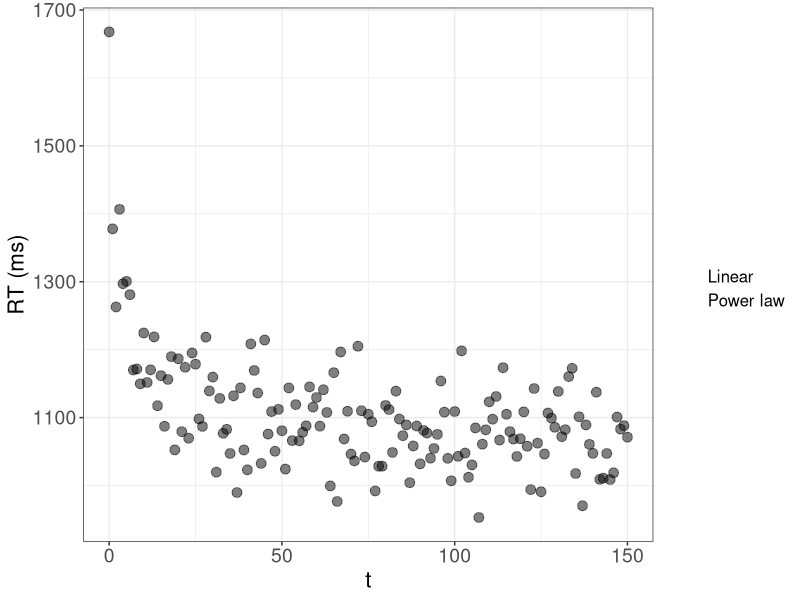
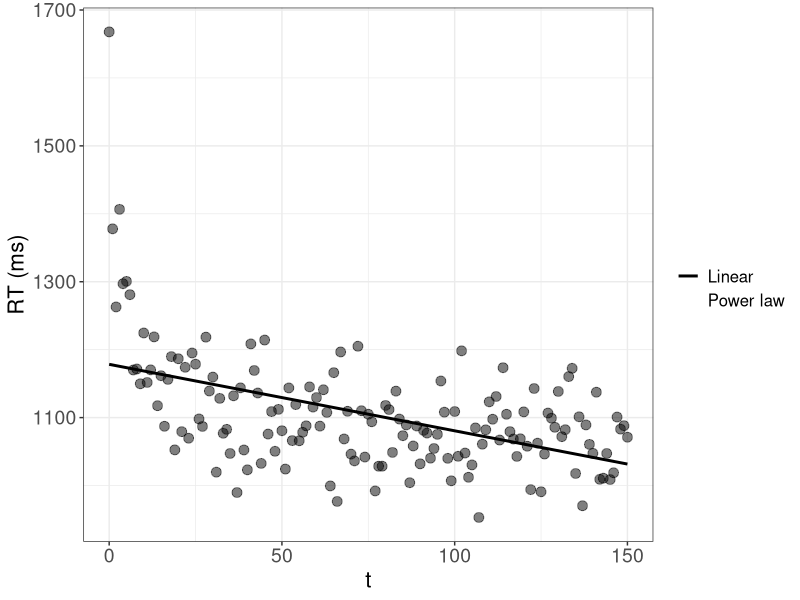
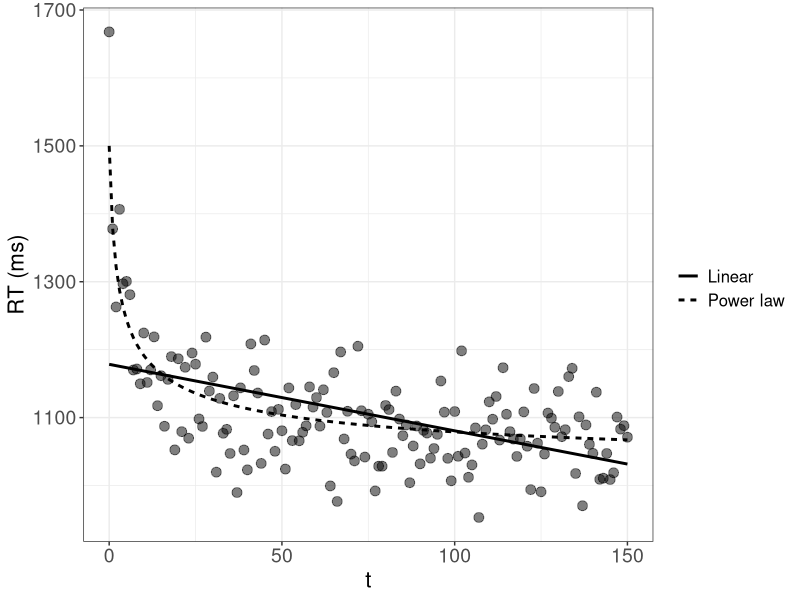
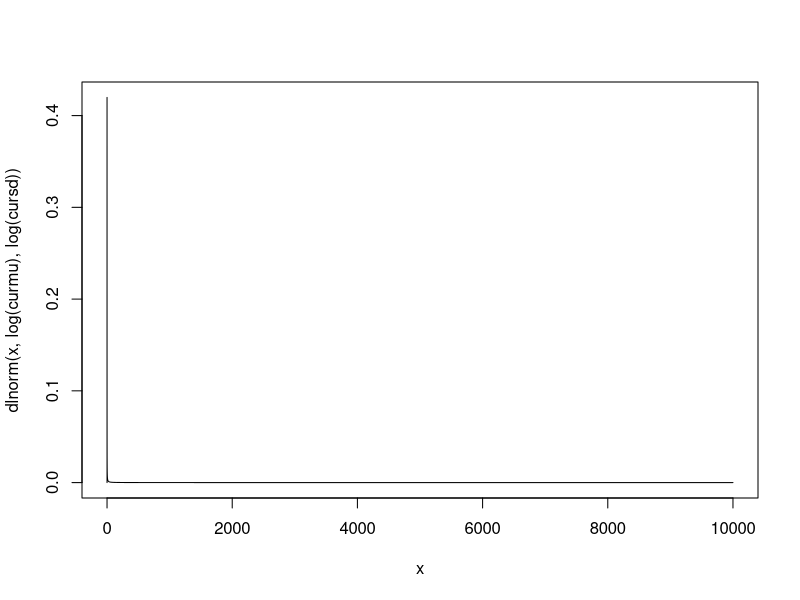
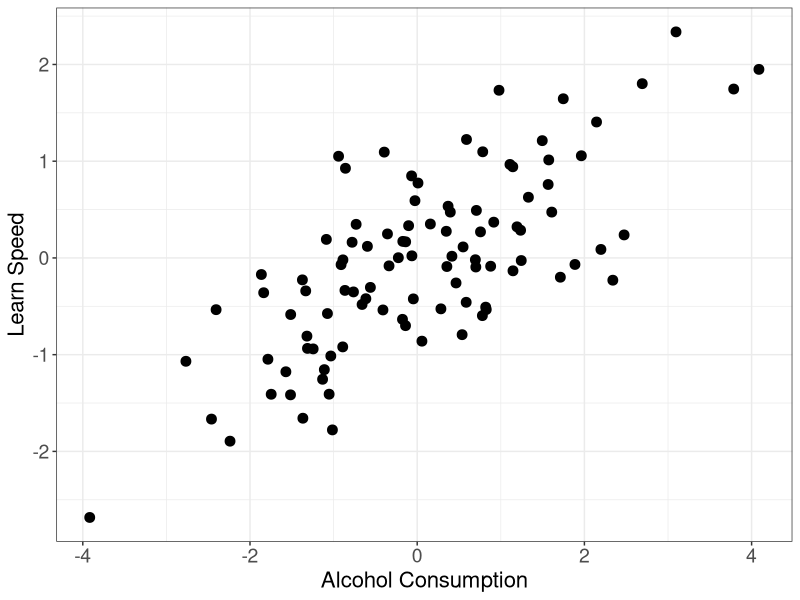
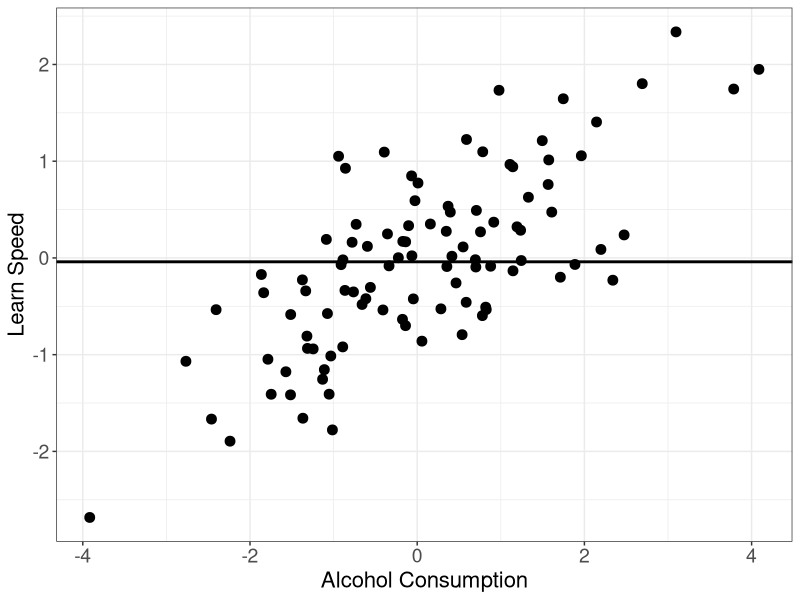
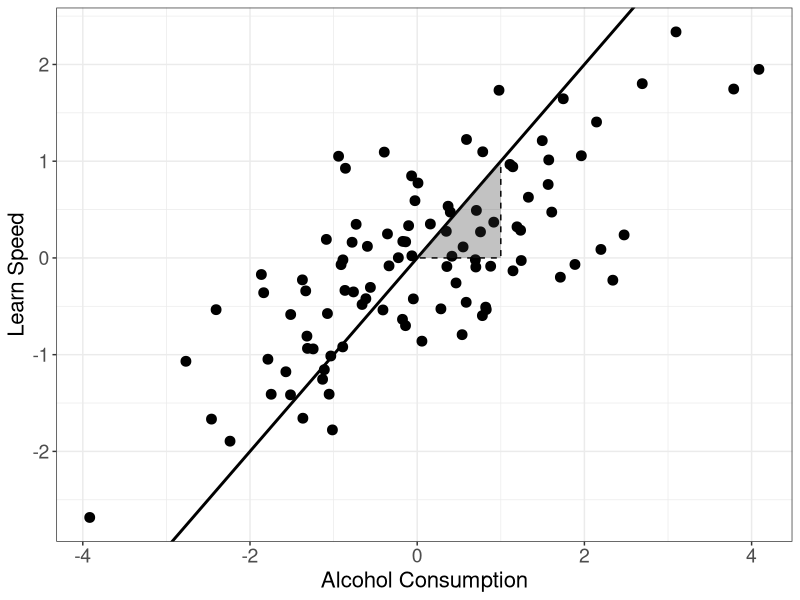
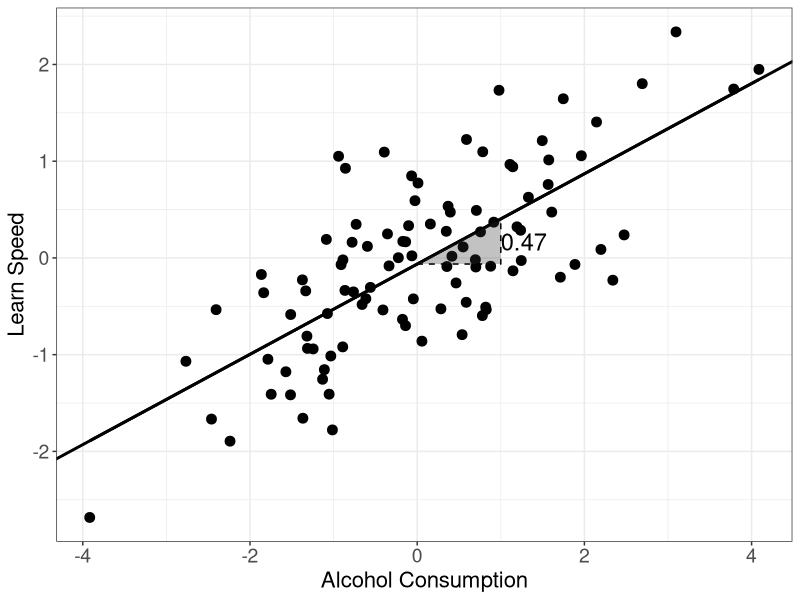

Recreate these plots in R, in order.
## ---- chunk 1
library(dplyr)  # basic package for changing data structures.

library(ggplot2)  # important package for plotting.

thlg <- theme(axis.title = element_text(size = 16),
              axis.text = element_text(size = 14),
              legend.title = element_text(size = 14),
              legend.text = element_text(size = 12))
## ---- chunk 2

# Forgetting data:
  N <- 150
  t <- 0:N

  # Power:
    Ap <- 1000
    Bp <- 500
    bet <- 0.4
  
    RTp <- Ap + Bp * (t + 1)^(-bet) + rnorm(N + 1, 0, 50)

  # Exponential:
    Ae <- 1000
    Be <- 500
    alp <- 0.6
  
    RTe <- Ae + Be * exp(-alp * t) + rnorm(N + 1, 0, 50)

  # Linear:

# Plotting:
  pow_lin_dat <- data.frame(t = t, RTp = RTp, RTe = RTe,
              pred_p = Ap + Bp * (t + 1)^(-bet),
              pred_e = Ae + Be * exp(-alp * t)) %>%
    ggplot(aes(x = t)) +
    geom_point(aes(y = RTp), size = 3, alpha = 0.5) +
    labs(y = "RT (ms)", linetype = "") +
    geom_line(aes(y = pred_p, linetype = "Power law"), linewidth = 1, color = NA) +
    # geom_line(aes(y = pred_e, linetype = "Exponetial law"), linewidth = 1) +
    # Linear:
    geom_smooth(aes(y = RTp, linetype = "Linear"), method = "lm", se = FALSE, linewidth = 1, color = NA) +
    theme_bw() +
    thlg

  pow_lin_dat

  ggsave("_figures/pow_lin_dat.png", height = 12, width = 16, unit = "cm")


  pow_lin <- pow_lin_dat +
    # geom_line(aes(y = pred_e, linetype = "Exponetial law"), linewidth = 1) +
    # Linear:
    geom_smooth(aes(y = RTp, linetype = "Linear"), method = "lm", se = FALSE, linewidth = 1, color = "black")

  
  pow_lin
  ggsave("_figures/lin.png", height = 12, width = 16, unit = "cm")


  pow_lin +
    geom_line(aes(y = pred_p, linetype = "Power law"), linewidth = 1)

  ggsave("_figures/pow_lin.png", height = 12, width = 16, unit = "cm")

## ---- chunk 3
# Average tax cut of $ 1,083 
# 
# But: 80% receive less than this cut, half (around 45 Million people) receive less than $ 100, $ 30,127 for the top 1%

# Try with lognormal:
  curmu <- 0.01
  cursd <- 10000
  
  x <- seq(0, curmu + cursd, by = 0.1)
  plot(x, dlnorm(x, log(curmu), log(cursd)), type = "l")
  
  
  1- plnorm(c(30127), log(curmu), log(cursd))
  plnorm(c(1083, 100), log(curmu), log(cursd))
  
  # Target probabilities:
  c(0.01, 0.8, 0.5)
  
  

## ---- chunk 4
# Simple linear relationship:
  n <- 100
  set.seed(09234)
  learn_speed <- rnorm(n)
  alcohol <- rnorm(n, learn_speed)  # assuming that more intelligent people drink more  
## ---- chunk 5

  plt_alc_learn <- data.frame(alcohol = alcohol, learn_speed = learn_speed) %>%
    ggplot(aes(x = alcohol, y = learn_speed)) +
    geom_point(size = 3) +
    labs(x = "Alcohol Consumption", y = "Learn Speed", linetype = "") +
    theme_bw() +
    thlg

# Show and save:
plt_alc_learn

ggsave("_figures/alc_learn_raw.png", height = 12, width = 12, unit = "cm")
## ---- chunk 6
plt_alc_learn +
    geom_hline(yintercept = mean(learn_speed), linewidth = 1)

ggsave("_figures/alc_learn_mean.png", height = 12, width = 12, unit = "cm")
## ---- chunk 7
  plt_alc_learn +
      # Linear:
      geom_abline(slope = 1, linewidth = 1) +
      annotate(geom = "polygon", x = c(1, 0, 1), y = c(1, 0, 0),
              linetype = "dashed", color = "black",
              alpha = 0.3)
  
  ggsave("_figures/alc_learn_lm.png", height = 12, width = 12, unit = "cm")


# Fitted model:
  fit <- lm(learn_speed ~ alcohol)
  summary(fit)

  ic <- coef(fit)["(Intercept)"]   # intercept.
  slp <- coef(fit)["alcohol"]

plt_alc_learn +
    # Linear:
    geom_smooth(method = "lm", se = FALSE, linewidth = 1, color = "black") +
    geom_abline(intercept = ic, slope = slp, linewidth = 1) +
    annotate(geom = "polygon", x = c(1, 0, 1), y = c(1, 0, 0) * slp + ic,
            linetype = "dashed", color = "black",
            alpha = 0.3) +
    annotate(geom = "text", x = 1, y = slp/2 + ic, label = round(slp, 2), size = 6, hjust = 0)

ggsave("_figures/alc_learn_fit.png", height = 12, width = 12, unit = "cm")
